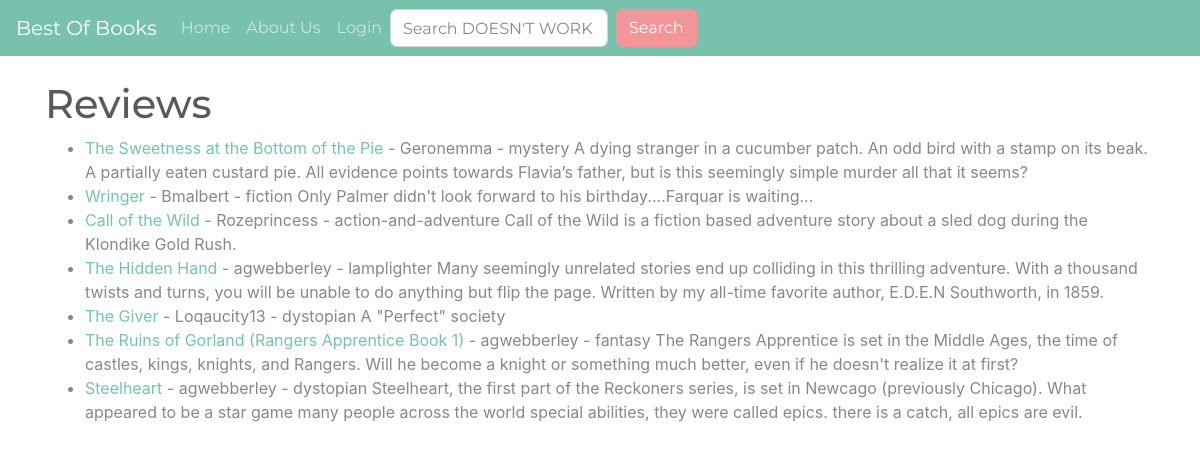
Before: / with the older database file.
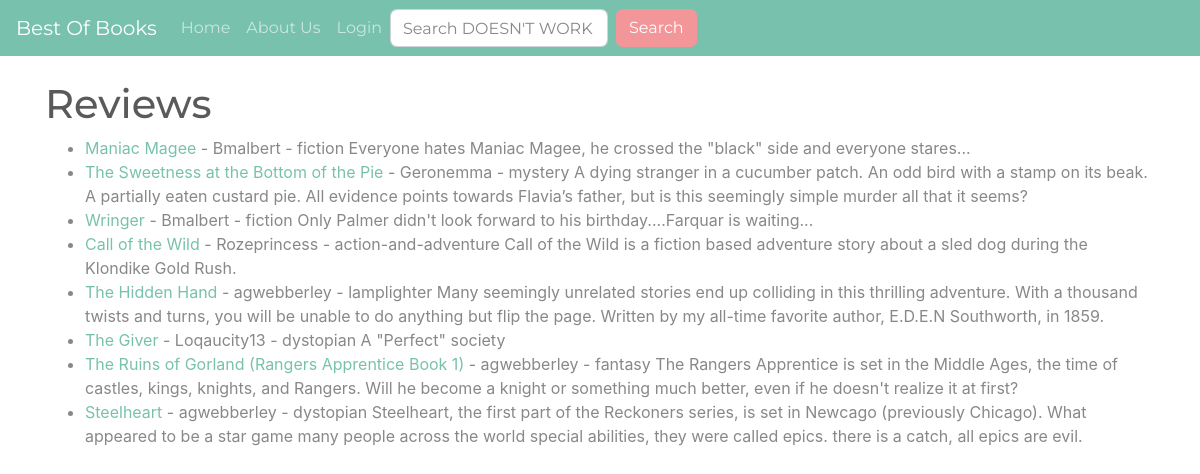
After: the same page with the newer database file.
### mainapp/models.py (models this page shows, shortened)
class Post(models.Model):
	title = models.CharField(max_length=255)
	slug = models.SlugField(max_length=255, null=False, unique=True)
	reviewer = models.ForeignKey(User, on_delete=models.CASCADE)
	author = models.CharField(max_length=255)
	pub_date = models.DateField()
	genre = models.CharField(max_length=255)
	should_know = models.CharField(max_length=500)
	snippit = models.CharField(max_length=255)
	body = models.TextField()

### mainapp/views.py (the view)
# urls.py: path('', HomeView.as_view(), name="home"),
class HomeView(ListView):
	model = Post
	template_name = "home.html"
	ordering = ['-pub_date']

### mainapp/templates/home.html (shortened to what this page needs)
{% extends 'base.html' %}
{% block content %}
<h1>Reviews</h1>
<ul>
{% for post in object_list %}
	<li><a href="{% url 'article-detail' post.slug  %}">{{ post.title }}</a> - {{ post.reviewer }} - {{ post.genre }}
	{{ post.snippit}}</li>
{%endfor%}
</ul>
{% endblock %}

Changed rows visible on the page:
added Post: title "Maniac Magee", reviewer "Bmalbert", genre "fiction", snippit "Everyone hates Maniac Magee, he crossed the \"black\" side and everyone stares..."
